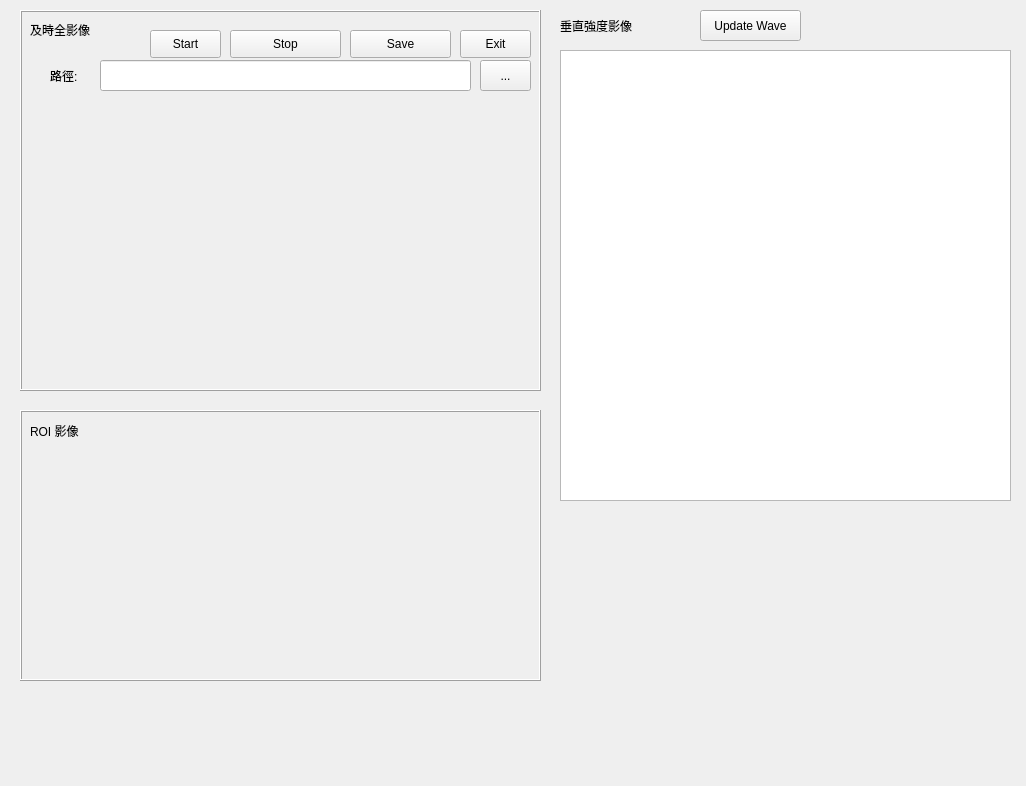
<?xml version="1.0" encoding="UTF-8"?>
<ui version="4.0">
 <class>CamShow</class>
 <widget class="QMainWindow" name="CamShow">
  <property name="enabled">
   <bool>true</bool>
  </property>
  <property name="geometry">
   <rect>
    <x>0</x>
    <y>0</y>
    <width>1026</width>
    <height>786</height>
   </rect>
  </property>
  <property name="minimumSize">
   <size>
    <width>1026</width>
    <height>0</height>
   </size>
  </property>
  <property name="maximumSize">
   <size>
    <width>1026</width>
    <height>786</height>
   </size>
  </property>
  <property name="windowTitle">
   <string>CamShow</string>
  </property>
  <widget class="QWidget" name="centralwidget">
   <widget class="QFrame" name="ROIFm">
    <property name="geometry">
     <rect>
      <x>20</x>
      <y>410</y>
      <width>521</width>
      <height>271</height>
     </rect>
    </property>
    <property name="frameShape">
     <enum>QFrame::Box</enum>
    </property>
    <property name="frameShadow">
     <enum>QFrame::Raised</enum>
    </property>
    <widget class="QLabel" name="DispCopyImg">
     <property name="geometry">
      <rect>
       <x>50</x>
       <y>40</y>
       <width>411</width>
       <height>216</height>
      </rect>
     </property>
     <property name="text">
      <string/>
     </property>
    </widget>
    <widget class="QLabel" name="label_7">
     <property name="geometry">
      <rect>
       <x>10</x>
       <y>10</y>
       <width>91</width>
       <height>21</height>
      </rect>
     </property>
     <property name="styleSheet">
      <string notr="true">font: 12pt &quot;Calibri&quot;;</string>
     </property>
     <property name="text">
      <string>ROI 影像</string>
     </property>
    </widget>
   </widget>
   <widget class="QFrame" name="FullFm">
    <property name="geometry">
     <rect>
      <x>20</x>
      <y>10</y>
      <width>521</width>
      <height>381</height>
     </rect>
    </property>
    <property name="styleSheet">
     <string notr="true">font: 12pt &quot;Calibri&quot;;</string>
    </property>
    <property name="frameShape">
     <enum>QFrame::Box</enum>
    </property>
    <property name="frameShadow">
     <enum>QFrame::Raised</enum>
    </property>
    <widget class="QPushButton" name="ShowBt">
     <property name="geometry">
      <rect>
       <x>130</x>
       <y>20</y>
       <width>71</width>
       <height>28</height>
      </rect>
     </property>
     <property name="text">
      <string>Start</string>
     </property>
    </widget>
    <widget class="QPushButton" name="StopBt">
     <property name="geometry">
      <rect>
       <x>210</x>
       <y>20</y>
       <width>111</width>
       <height>28</height>
      </rect>
     </property>
     <property name="text">
      <string>Stop</string>
     </property>
    </widget>
    <widget class="QPushButton" name="RecordBt">
     <property name="geometry">
      <rect>
       <x>330</x>
       <y>20</y>
       <width>101</width>
       <height>28</height>
      </rect>
     </property>
     <property name="text">
      <string>Save</string>
     </property>
    </widget>
    <widget class="QLabel" name="DispLb">
     <property name="geometry">
      <rect>
       <x>50</x>
       <y>100</y>
       <width>411</width>
       <height>261</height>
      </rect>
     </property>
     <property name="text">
      <string/>
     </property>
    </widget>
    <widget class="QLineEdit" name="FilePathLE">
     <property name="geometry">
      <rect>
       <x>80</x>
       <y>50</y>
       <width>371</width>
       <height>31</height>
      </rect>
     </property>
     <property name="text">
      <string/>
     </property>
     <property name="readOnly">
      <bool>true</bool>
     </property>
    </widget>
    <widget class="QLabel" name="label_4">
     <property name="geometry">
      <rect>
       <x>30</x>
       <y>50</y>
       <width>51</width>
       <height>31</height>
      </rect>
     </property>
     <property name="text">
      <string>路徑:</string>
     </property>
    </widget>
    <widget class="QLabel" name="label_5">
     <property name="geometry">
      <rect>
       <x>10</x>
       <y>10</y>
       <width>121</width>
       <height>20</height>
      </rect>
     </property>
     <property name="text">
      <string>及時全影像</string>
     </property>
    </widget>
    <widget class="QToolButton" name="FilePathBt">
     <property name="geometry">
      <rect>
       <x>460</x>
       <y>50</y>
       <width>51</width>
       <height>31</height>
      </rect>
     </property>
     <property name="toolTip">
      <string>&lt;html&gt;&lt;head/&gt;&lt;body&gt;&lt;p align=&quot;center&quot;&gt;...&lt;/p&gt;&lt;p align=&quot;center&quot;&gt;&lt;br/&gt;&lt;/p&gt;&lt;/body&gt;&lt;/html&gt;</string>
     </property>
     <property name="text">
      <string>...</string>
     </property>
    </widget>
    <widget class="QPushButton" name="ExitBt">
     <property name="geometry">
      <rect>
       <x>440</x>
       <y>20</y>
       <width>71</width>
       <height>28</height>
      </rect>
     </property>
     <property name="text">
      <string>Exit</string>
     </property>
    </widget>
   </widget>
   <widget class="QPushButton" name="btnAdd">
    <property name="geometry">
     <rect>
      <x>700</x>
      <y>10</y>
      <width>101</width>
      <height>31</height>
     </rect>
    </property>
    <property name="text">
     <string>Update Wave</string>
    </property>
   </widget>
   <widget class="QLabel" name="label_8">
    <property name="geometry">
     <rect>
      <x>560</x>
      <y>10</y>
      <width>141</width>
      <height>31</height>
     </rect>
    </property>
    <property name="styleSheet">
     <string notr="true">font: 12pt &quot;Calibri&quot;;</string>
    </property>
    <property name="text">
     <string>垂直強度影像</string>
    </property>
   </widget>
   <widget class="PlotWidget" name="draw_2">
    <property name="geometry">
     <rect>
      <x>560</x>
      <y>50</y>
      <width>451</width>
      <height>451</height>
     </rect>
    </property>
   </widget>
  </widget>
 </widget>
 <customwidgets>
  <customwidget>
   <class>PlotWidget</class>
   <extends>QGraphicsView</extends>
   <header>pyqtgraph</header>
  </customwidget>
 </customwidgets>
 <resources/>
 <connections/>
</ui>
